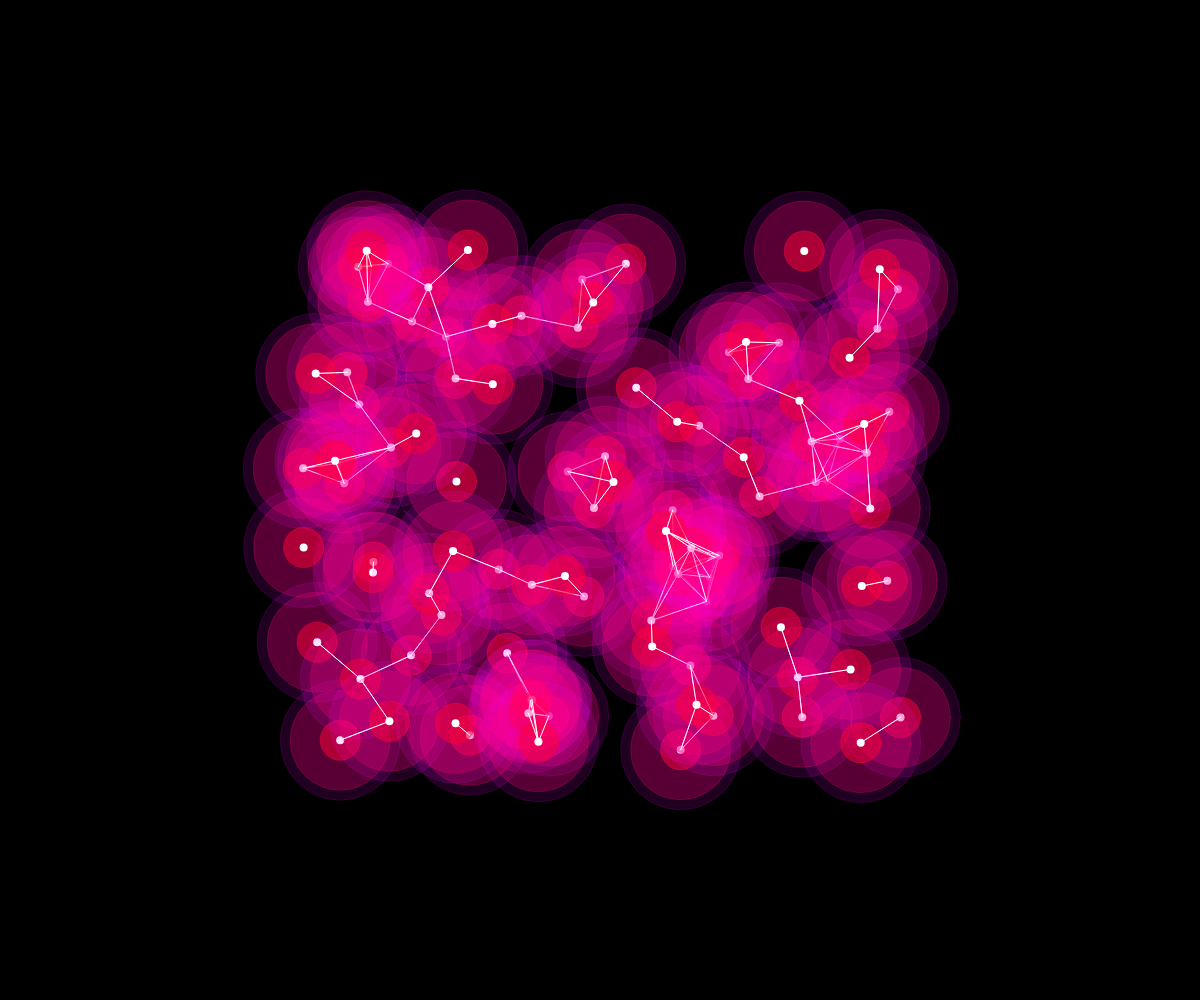
Frame 1 (no input)
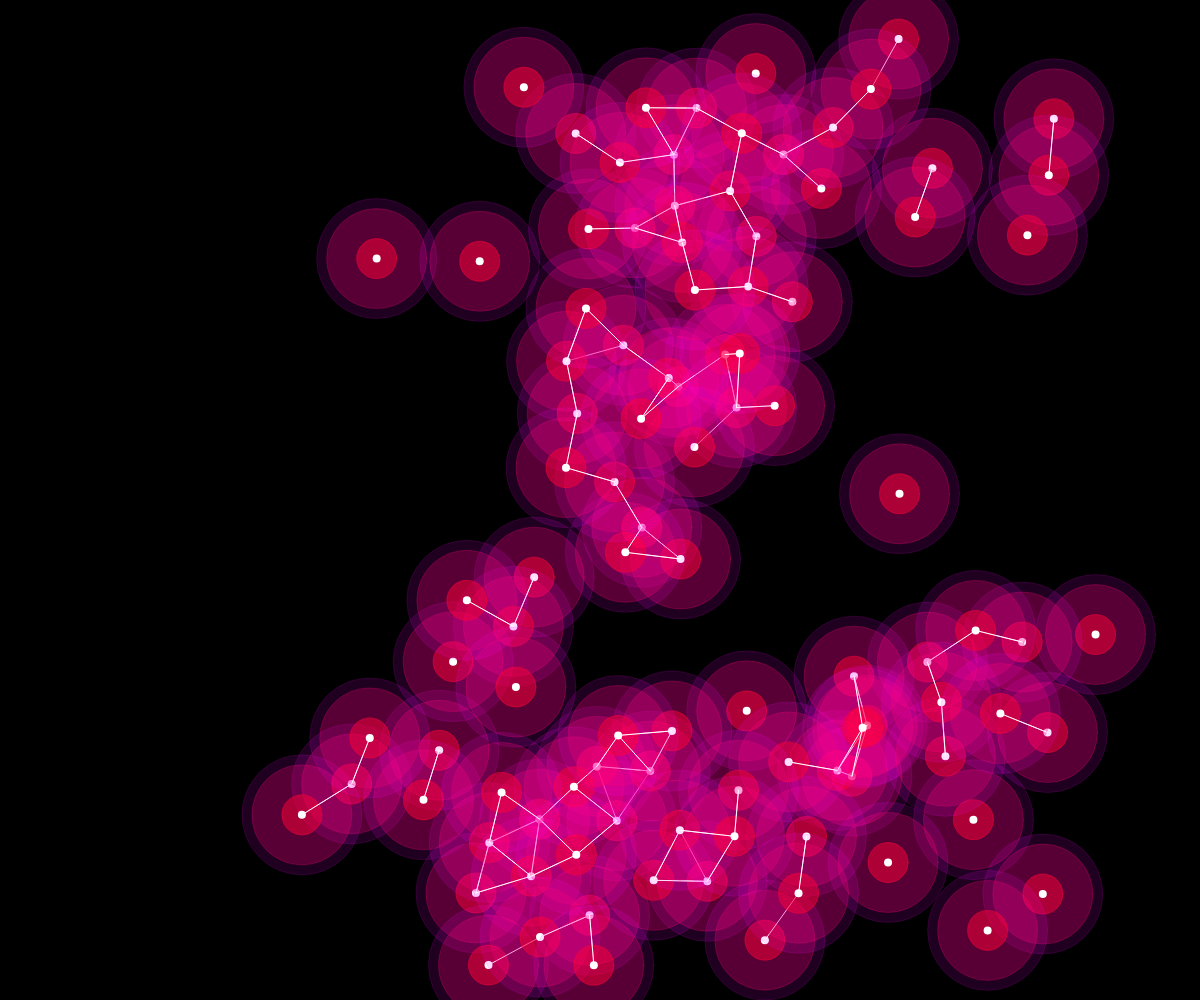
Frame 60 (no input)
Frame 120 (the mouse pressed at the canvas centre since frame 60): identical to frame 60, image omitted

The p5.js sketch that drew these frames (run headless with seeded random() and noise() and a simulated clock; from frame 60 on, the mouse is pressed at the canvas centre):

// p5.js sketch
// ── sketch.js
const BOIDS = 100;

const boids = [];

let paused = false;

function drawBoid(boid) {
  stroke(255);
  strokeWeight(8);
  point(boid.position.x, boid.position.y);
}

function drawBoidFov(boid) {
  stroke(255, 127);
  strokeWeight(1);
  noFill();
  ellipse(boid.position.x, boid.position.y, BOID_RADIUS * 2, BOID_RADIUS * 2);
}

function drawBoidVector(boid) {
  stroke(255);
  strokeWeight(1);
  noFill();
  const boidPlusSpeed = p5.Vector.add(
    boid.position,
    p5.Vector.mult(boid.heading, boid.speed).mult(12)
  );
  line(boid.position.x, boid.position.y, boidPlusSpeed.x, boidPlusSpeed.y);
}

function drawAvgPos(boid) {
  stroke(0, 255, 0);
  strokeWeight(1);
  if (boid.avgPosition.x && boid.avgPosition.y)
    line(
      boid.position.x,
      boid.position.y,
      boid.avgPosition.x,
      boid.avgPosition.y
    );
}

function drawAvoidVector(boid) {
  stroke(255, 0, 0, 200);
  strokeWeight(1);
  if (boid.avgPosition.x && boid.avgPosition.y)
    line(
      boid.position.x,
      boid.position.y,
      p5.Vector.add(boid.position, boid.avoidVectorNorm).x,
      p5.Vector.add(boid.position, boid.avoidVectorNorm).y
    );
}

function drawHalo(boid, radius, color, weight, fillColor) {
  stroke(color);
  strokeWeight(weight);
  fill(fillColor);
  ellipse(boid.position.x, boid.position.y, radius * 2, radius * 2);
}

function setup() {
  createCanvas(innerWidth, innerHeight);

  for (let i = 0; i < BOIDS; i++) {
    boids.push(
      new Boid(
        width / 4 + random(width - width / 2),
        height / 4 + random(height - height / 2),
        random(PI * 2),
        1
      )
    );
  }

  for (boid of boids) {
    boid.step();
  }

  // const c = color("rgba(255,0,0,200)");
  // console.log(c);
  // stroke(c);
  // stroke(color('#ff0000'))
  // ellipse()

  // frameRate(10);
}

function draw() {
  if (paused) return;

  background(0);

  // draw boids
  for (boid of boids) {
    // drawBoidFov(boid);

    drawHalo(
      boid,
      boid.cohesionRadius,
      color("#ff000080"),
      1,
      color("#ff000080")
    );

    drawHalo(
      boid,
      boid.separationRadius,
      color("#ff006640"),
      1,
      color("#ff006640")
    );

    drawHalo(
      boid,
      boid.alignmentRadius,
      color("#ff00ff20"),
      1,
      color("#ff00ff20")
    );

    // drawBoidVector(boid);
    // drawAvoidVector(boid);
    // drawAvgPos(boid);

    strokeWeight(1);
    stroke(255);
    for (n of boid.alignmentNeighbors) {
      if (
        dist(boid.position.x, boid.position.y, n.position.x, n.position.y) <
        max(max(SEPARATION_RADIUS, ALIGNMENT_RADIUS), SEPARATION_RADIUS)
      )
        line(boid.position.x, boid.position.y, n.position.x, n.position.y);
    }

    drawBoid(boid);
  }

  for (boid of boids) {
    boid.step();
  }
}

function mousePressed() {
  paused = !paused;
}

// ── boid.js
const BOID_RADIUS = 40;
const SEPARATION_RADIUS = 50;
const ALIGNMENT_RADIUS = 60;
const COHESION_RADIUS = 20;

const SEPARATION_FORCE = 0.5;
const ALIGNMENT_FORCE = 0.5;
const COHESION_FORCE = 0.5;

class Boid {
  constructor(x, y, direction, initialSpeed) {
    this.position = createVector(x, y);
    this.heading = createVector(cos(direction), sin(direction));
    this.speed = initialSpeed;
    this.separationRadius = SEPARATION_RADIUS;
    this.alignmentRadius = ALIGNMENT_RADIUS;
    this.cohesionRadius = COHESION_RADIUS;
  }

  step() {
    // separation: steer to avoid crowding local flockmates
    this.separationNeighbors = boids.filter(
      boid =>
        this.position.dist(boid.position) < SEPARATION_RADIUS && this !== boid
    );
    this.avoidVector = this.separationNeighbors
      .map(boid =>
        createVector(
          this.position.x - boid.position.x,
          this.position.y - boid.position.y
        )
      ) // get position difference (vec pointing away from neighbor)
      .reduce((a, b) => a.add(b), createVector()); // sum vecs
    this.avoidVectorNorm = this.avoidVector.copy().normalize();
    this.separationVector = this.avoidVectorNorm.copy().mult(SEPARATION_FORCE);
    this.heading.add(this.separationVector);

    // alignment: steer towards the average heading of local flockmates
    this.alignmentNeighbors = boids.filter(
      boid =>
        this.position.dist(boid.position) < ALIGNMENT_RADIUS && this !== boid
    );
    this.avgHeading = this.alignmentNeighbors
      .map(n => n.heading) // get headings
      .reduce((acc, heading) => acc.add(heading), createVector()) // sum headings
      .div(this.alignmentNeighbors.length || 1); // divide by total this.neighbors (avg neighbor heading)
    this.avgHeadingNorm = this.avgHeading.copy().normalize(); // normalize (this step is hopefully redundant)
    this.alignmentVector = this.avgHeadingNorm.copy().mult(ALIGNMENT_FORCE); // normalize (this step is hopefully redundant)
    this.heading.add(this.alignmentVector);

    // cohesion: steer to move toward the average position (center of mass) of local flockmates
    this.cohesionNeighbors = boids.filter(
      boid =>
        this.position.dist(boid.position) < COHESION_RADIUS && this !== boid
    );
    this.avgPosition = this.cohesionNeighbors
      .map(n => n.position) // get positions
      .reduce((acc, position) => acc.add(position), createVector()) // sum positions
      .div(this.cohesionNeighbors.length || 1); // divide by total this.cohesionNeighbors (avg neightbor heading)
    this.avgPositionNorm = this.avgPosition.copy().normalize(); // normalize
    this.cohesionVector = this.avgPositionNorm.copy().mult(COHESION_FORCE); // normalize
    this.heading.add(this.cohesionVector);

    // normalize heading
    // this.heading.normalize();

    this.heading.limit(4);

    // move
    // const displacement = this.heading;
    const displacement = p5.Vector.mult(this.heading, this.speed);
    this.position.add(displacement);

    // wrap
    if (this.position.x > width + BOID_RADIUS) this.position.x = -BOID_RADIUS;
    if (this.position.x < -BOID_RADIUS) this.position.x = width + BOID_RADIUS;
    if (this.position.y > height + BOID_RADIUS) this.position.y = -BOID_RADIUS;
    if (this.position.y < -BOID_RADIUS) this.position.y = height + BOID_RADIUS;
  }
}
